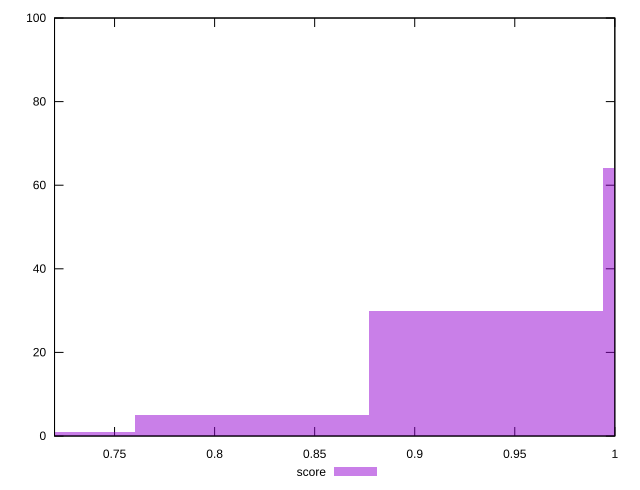

Generate this figure with gnuplot:
reset

$score <<EOF
0.7016484382534431 1
0.818589844629017 5
1.0524726573801646 64
0.9355312510045908 30
EOF

set key outside below
set boxwidth 0.11694140637557385
set xrange [0.72:1]
set yrange [0:100]
set trange [0:100]
set style fill transparent solid 0.5 noborder
set terminal svg size 640, 490 enhanced background rgb 'white'
set output "report_00017_2021-02-10T15-08-03.406Z/uses-rel-preconnect/samples/pages+cached+noadtech+nomedia+nocss/score/histogram.svg"

plot $score title "score" with boxes

reset
